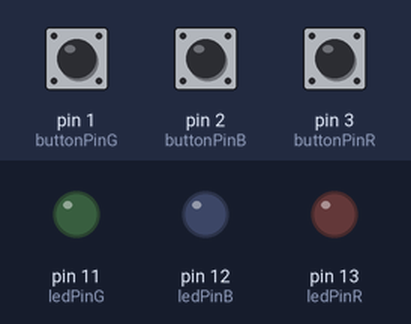
Recording of a sketch running on a simulated Arduino Uno, built with avr-gcc and run on an emulated ATmega328P. On the bench: output pins drawn as LEDs (lit = HIGH). The inputs (shaded band) are chosen by the test bench; at power-on: pin 1 (buttonPinG) LOW, pin 2 (buttonPinB) LOW, pin 3 (buttonPinR) LOW.

Above: at 1.2 s.
1.3 s: pin 1 (buttonPinG) pulled HIGH for 0.15 s
At 1.37 s:
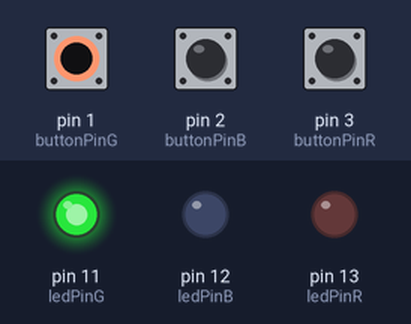
2.9 s: pin 2 (buttonPinB) pulled HIGH for 0.15 s
At 2.97 s:
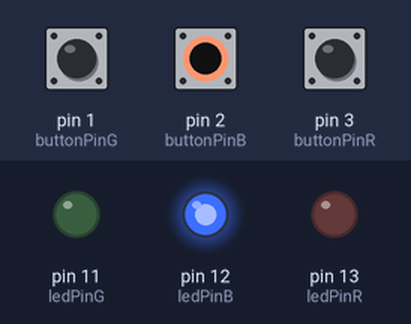
4.5 s: pin 3 (buttonPinR) pulled HIGH for 0.15 s
At 4.57 s:
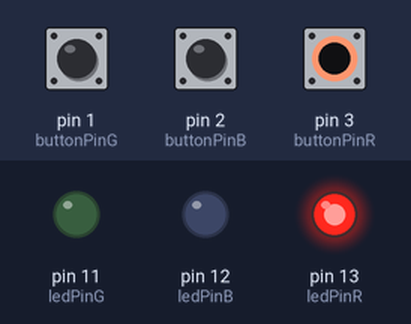
6.1 s: pin 3 (buttonPinR) pulled HIGH for 3.2 s
At 10.2 s:
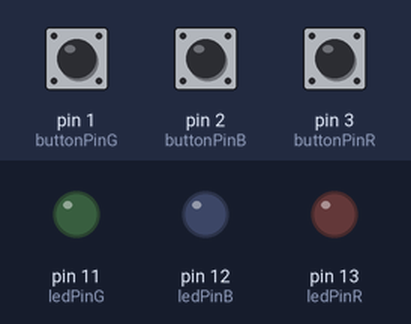
10.8 s: pin 1 (buttonPinG) pulled HIGH for 3.2 s
At 11.4 s:
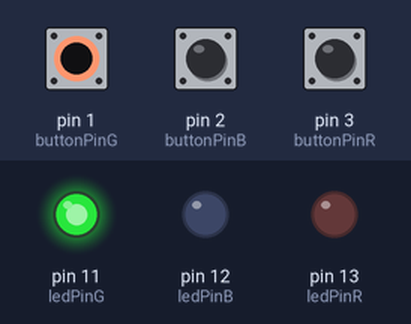
15.5 s: pin 1 (buttonPinG) driven HIGH and pin 2 (buttonPinB) driven HIGH
At 16.2 s:
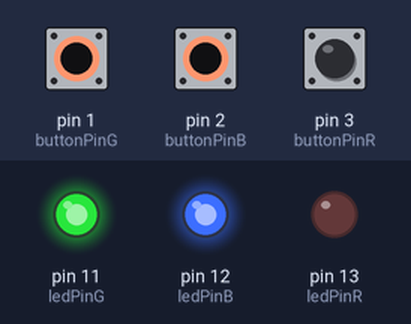
Timing chart, 0 to 18.0 s (numbered marks = the images above; inputs shaded):
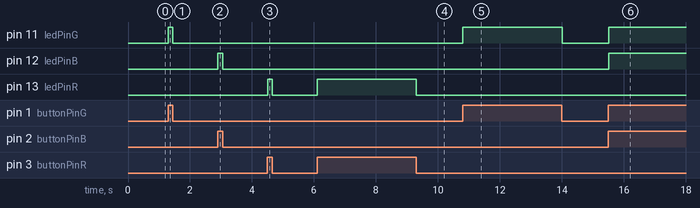

The sketch:

ManualLights.ino
```cpp
const int buttonPinR = 3;
const int buttonPinB = 2;
const int buttonPinG = 1;
int ledPinR = 13;
int ledPinB = 12;
int ledPinG = 11;

int buttonStateR = 0;
int buttonStateB = 0;
int buttonStateG = 0;

void setup() {
  pinMode(ledPinR, OUTPUT);
  pinMode(ledPinB, OUTPUT);
  pinMode(ledPinG, OUTPUT);
  pinMode(buttonPinR, INPUT);
  pinMode(buttonPinB, INPUT);
  pinMode(buttonPinG, INPUT);

  digitalWrite(ledPinR, LOW);
  digitalWrite(ledPinG, LOW);
  digitalWrite(ledPinB, LOW);
}


void loop() {
  buttonStateR = digitalRead(buttonPinR);
  buttonStateB = digitalRead(buttonPinB);
  buttonStateG = digitalRead(buttonPinG);

  if (buttonStateR == HIGH){
    digitalWrite(ledPinR, HIGH);
  }
  else{
    digitalWrite(ledPinR, LOW);
  }

  if (buttonStateB == HIGH){
    digitalWrite(ledPinB, HIGH);
  }
  else{
    digitalWrite(ledPinB, LOW);
  }
  if (buttonStateG == HIGH){
    digitalWrite(ledPinG, HIGH);
  }
  else{
    digitalWrite(ledPinG, LOW);
  }

}
```

Measured:
- after the input at 1.3 s, pin 11 (ledPinG): LOW → HIGH at once, → LOW 0.15 s later
- after the input at 2.9 s, pin 12 (ledPinB): LOW → HIGH at once, → LOW 0.15 s later
- after the input at 4.5 s, pin 13 (ledPinR): LOW → HIGH at once, → LOW 0.15 s later
- after the input at 6.1 s, pin 13 (ledPinR): LOW → HIGH at once, → LOW 3.2 s later
- after the input at 10.8 s, pin 11 (ledPinG): LOW → HIGH at once, → LOW 3.2 s later
- after the input at 15.5 s, pin 11 (ledPinG), pin 12 (ledPinB): LOW → HIGH at once
